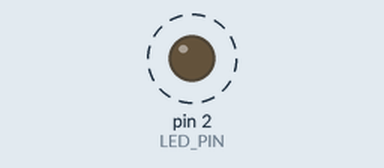
A sketch run on a simulated Arduino Uno, built with avr-gcc and run on an emulated ATmega328P. Shown: output pins drawn as LEDs (lit = HIGH). Dashed ring = blinking.

Above: at 0.5 s.
Timing chart, 0 to 4.6 s (numbered marks = the images above):
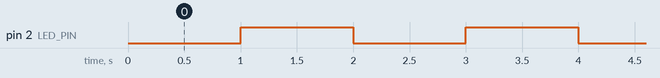

Measured:
- by itself, pin 2 (LED_PIN): alternates HIGH for 1.0 s and LOW for 1.0 s

The sketch:

Blinking_LED.ino
```cpp
/*
  Blinking LED
  Turns the Snap Circuit LED on and off repeatedly.

  Daniel Porrey
  Snap Circuits - Blinking LED
  https://www.hackster.io/porrey/sc-blinkingled

*/

// ***
// *** Specifies the pin on which the LED is connected.
// ***
#define LED_PIN 2

// ***
// *** Specifies the amount of time (in milliseconds)
// *** to pause between truning the LED on and off.
// ***
#define DELAY_TIME 1000

// ***
// *** The setup function runs once when you press
// *** reset or power the board.
// ***
void setup()
{
  // ***
  // *** Initialize the digital pin for output.
  // ***
  pinMode(LED_PIN, OUTPUT);
}

// ***
// *** The loop function runs over
// *** and over again forever.
// ***
void loop()
{
  // ***
  // *** Turn the LED ON. Since we have connected
  // *** the LED to the 3.3v pin we must set our
  // *** GPIO pin to LOW to light the LED.
  // ***
  digitalWrite(LED_PIN, LOW);

  // ***
  // *** Pause
  // ***
  delay(DELAY_TIME);

  // ***
  // *** Turn the LED off. Since we have connected
  // *** the LED to the 3.3v pin we must set our
  // *** GPIO pin to HIGH to turn the LED off.
  // ***
  digitalWrite(LED_PIN, HIGH);

  // ***
  // *** Pause
  // ***
  delay(DELAY_TIME);
}
```
